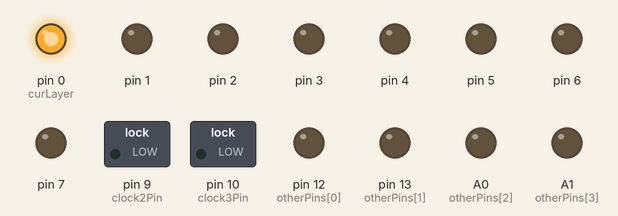
The sketch below on a simulated Arduino Uno, built with avr-gcc and run on an emulated ATmega328P. Shown: switched loads named in the sketch (green lamp = pin HIGH), output pins drawn as LEDs (lit = HIGH). Pins used as bus, display or sensor lines are not drawn.

Above: at 0.1 s.
At 5.6 s:
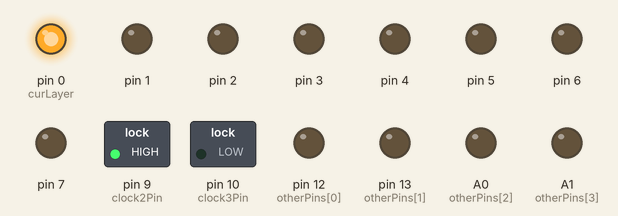
At 9.6 s:
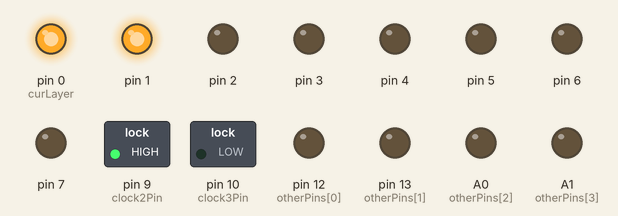
At 18.6 s:
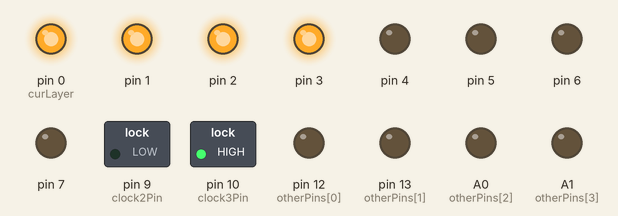
At 28.6 s:
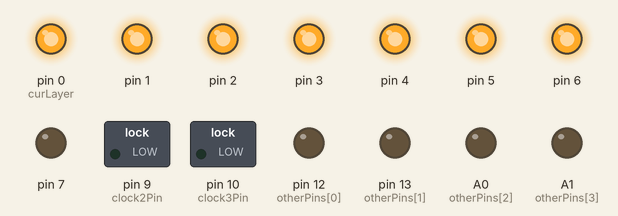
At 38.6 s:
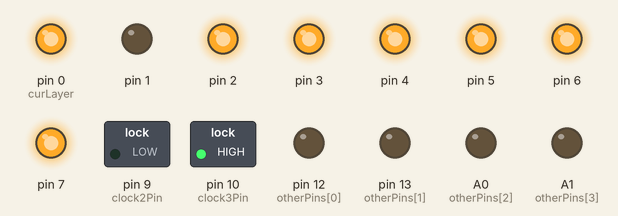
Timing chart, 0 to 40.0 s (numbered marks = the images above):
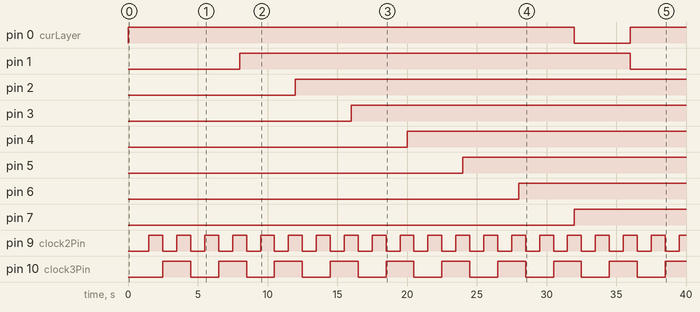

Measured:
- by itself, pin 0 (curLayer): HIGH → LOW at 32.0 s, → HIGH 4.0 s later
- by itself, pin 1: LOW → HIGH at 8.0 s, → LOW 28.0 s later
- by itself, pin 2: LOW → HIGH at 12.0 s
- by itself, pin 3: LOW → HIGH at 16.0 s
- by itself, pin 4: LOW → HIGH at 20.0 s
- by itself, pin 5: LOW → HIGH at 24.0 s
- by itself, pin 6: LOW → HIGH at 28.0 s
- by itself, pin 7: LOW → HIGH at 32.0 s

The sketch:

cube_testing.ino
```cpp
int ledPin = 13; //Don't use this

int baseChip = 0;
int counter = 0;

int latchPin = 11;

int clock1Pin = 8;
int clock2Pin = 9;
int clock3Pin = 10;
//first 8 (pins 0-7, from basechip): y
//clocks (pins 8-10): x
//otherPins (12,13...,A5): z

int otherPins[] = {12,13,A0,A1,A2,A3,A4,A5};
//byte[8][8][8] isOn;
int curLayer;

/*Turn voltage to a pin on/off,
 *depending on the argument "output"
 */
void bto(int pin, int output)
{
  if (output != 0)
    digitalWrite(pin,HIGH);
  else
    digitalWrite(pin,LOW);
}
/*
void clearAll()
{
  int i,j,k;
  for (i=0; i < 8; i++)
    for (j=0; j < 8; j++)
      for (k=0; k < 8; k++)
        isOn[i][j][k] = 0;
}
*/
void setup()
{
  curLayer = 0;
  int i = 0;
  pinMode(latchPin, OUTPUT);
  pinMode(clock1Pin,OUTPUT);
  pinMode(clock2Pin,OUTPUT);
  pinMode(clock3Pin,OUTPUT);

  for (i = baseChip; i < baseChip + 8; i++)
  {
    pinMode(i, OUTPUT);
    digitalWrite(i, LOW);
  }


  digitalWrite(clock1Pin,LOW);
  digitalWrite(clock2Pin,LOW);
  digitalWrite(clock3Pin,LOW);
  for (i = 0; i < 8; i++)
  {
    pinMode(otherPins[i], OUTPUT);
    digitalWrite(otherPins[i], LOW);
  }
  digitalWrite(latchPin,HIGH);
  //digitalWrite(otherPins[3],HIGH);
  digitalWrite(curLayer,HIGH);
}

void loop()
{
  //if (curLayer == 8)
    //return;
  delay(500);
  /*Cycle the clocks.  Will iterate from 0 to 7, then
   *switch to a new layer and repeat.
   */
  digitalWrite(latchPin,HIGH);
  bto(clock1Pin, counter & 1);
  bto(clock2Pin, counter & 2);
  bto(clock3Pin, counter & 4);

  counter++;
  if (counter >= 8)
  {
    counter = 0;
    /*Will only turn on one column at a time,
     *instead of continuously lighting new columns.*/
    digitalWrite(curLayer,HIGH);
    curLayer++;
    curLayer = curLayer % 8;
    digitalWrite(curLayer,LOW);
  }
   digitalWrite(latchPin,LOW);
  /*
  counter++;
  if (counter > 1000)
  {
    digitalWrite(i,HIGH);
    counter = 0;
  }
  else if (counter <= 5)
  {
    digitalWrite(i,LOW);
  }
  */
}
```
